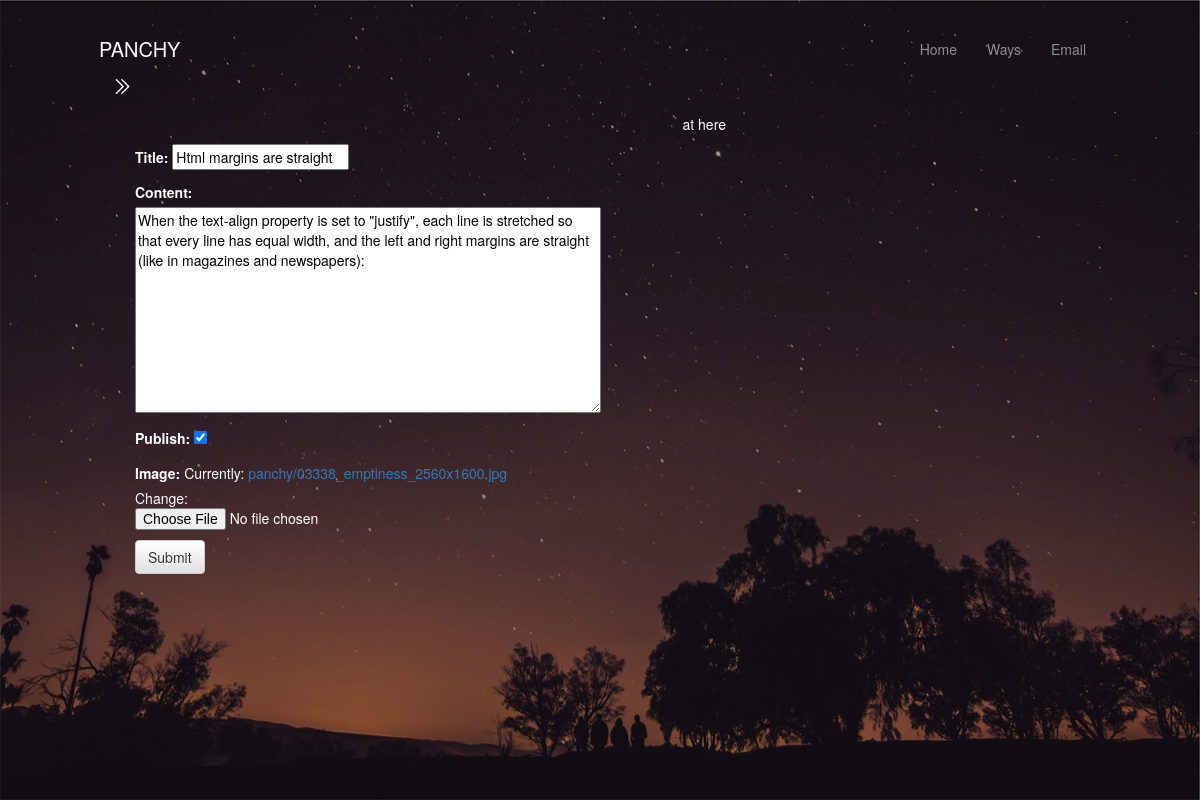
/index/3/edit/ (signed in), run on the app's committed database.
### article/models.py (models this page shows, shortened)
class Article(models.Model):
    User=models.ForeignKey(settings.AUTH_USER_MODEL,default=1)
    Id=models.AutoField(primary_key=True)
    Title=models.CharField(max_length=1000,blank = False)
    Image=models.ImageField(upload_to=upload_location,
                            null=False,
                            blank=False,
                            width_field='width_field',
                            height_field='height_field',)
    height_field=models.IntegerField(default=0)
    width_field=models.IntegerField(default=0)
    Publish=models.BooleanField(default=False)
    Content=models.TextField()
    UpdateTime=models.DateTimeField(auto_now_add=False,auto_now=True)
    Build=models.DateTimeField(auto_now_add=True,auto_now=False)
    objects=PostManager()

### article/views.py (the view)
# urls.py: url(r'^(?P<pk>\d+)/edit/$',updateArticle,name="edit"),
def updateArticle(request,pk):
    if not request.user.is_staff or not request.user.is_superuser:
        raise Http404
    instance=get_object_or_404(Article,Id=pk)
    form=PostForm(request.POST or None,request.FILES or None,instance=instance)
    if form.is_valid():
        instance=form.save(commit=False)
        instance.save()
        return HttpResponseRedirect(instance.get_absolute_url())
    context={
        "form":form,
        "from":"Edit",
    }
    return render(request,"post.html",context)

### article/forms.py
class PostForm(forms.ModelForm):
    class Meta:
        model=Article
        fields=[
            "Title",
            "Content",
            "Publish",
            "Image"
        ]

### article/models.py (called while the page is built)
    def all(self,*args,**kwargs):
        return super(PostManager,self).order_by("-UpdateTime")

### templates/post.html (shortened to what this page needs)
{%extends 'base.html' %}
{% load static %}
{%block css%}
<link rel="stylesheet" type="text/css" href="{% static 'css/post.css' %}">
{%endblock css%}
{%block intro%}
<div class="intro row">
  <div class="col-lg-6">
    <form class="" action="" method="post" enctype="multipart/form-data"> {%csrf_token%}
      {{form.as_p}}
      <button type="submit" id="sub_form" class="btn btn-default">Submit</button>
    </form>
  </div>
  <div class="col-lg-6">
    <p>at here</p>
  </div>
</div>
{%endblock intro%}

### static/css/base.css (style rules this page uses)
body, html { height: 100%; margin: 0; }

### static/css/post.css (style rules this page uses)
.intro { margin-left: 10%; color: white ; }
#id_Content { margin: 0px; width: 90%; height: 70%; color: black; }
#id_Title { color: black; }

### data on the page
Article: Title "Html margins are straight", Content "When the text-align property is set to \"justify\", each line is stretched so that every line has equal width, and the left and right margins are straight (like in magazines and newspapers):", Publish "☑"
